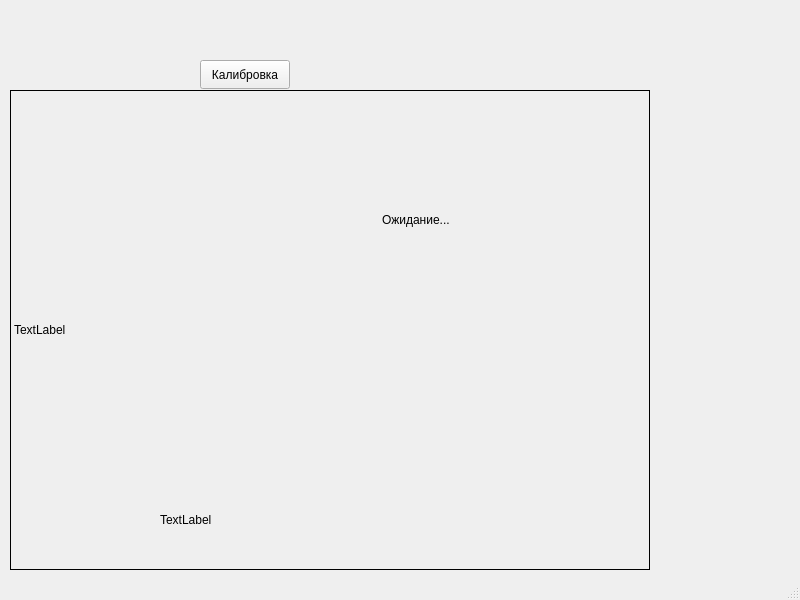
<?xml version="1.0" encoding="UTF-8"?>
<ui version="4.0">
 <class>MainWindow</class>
 <widget class="QMainWindow" name="MainWindow">
  <property name="geometry">
   <rect>
    <x>0</x>
    <y>0</y>
    <width>800</width>
    <height>600</height>
   </rect>
  </property>
  <property name="windowTitle">
   <string>MainWindow</string>
  </property>
  <widget class="QWidget" name="centralwidget">
   <widget class="QLabel" name="cameraLabel">
    <property name="geometry">
     <rect>
      <x>160</x>
      <y>280</y>
      <width>640</width>
      <height>480</height>
     </rect>
    </property>
    <property name="minimumSize">
     <size>
      <width>640</width>
      <height>480</height>
     </size>
    </property>
    <property name="text">
     <string>TextLabel</string>
    </property>
   </widget>
   <widget class="QPushButton" name="btnCalibrate">
    <property name="geometry">
     <rect>
      <x>200</x>
      <y>60</y>
      <width>90</width>
      <height>29</height>
     </rect>
    </property>
    <property name="text">
     <string>Калибровка</string>
    </property>
   </widget>
   <widget class="QLabel" name="statusLabel">
    <property name="geometry">
     <rect>
      <x>382</x>
      <y>210</y>
      <width>121</width>
      <height>20</height>
     </rect>
    </property>
    <property name="text">
     <string>Ожидание...</string>
    </property>
   </widget>
   <widget class="QLabel" name="labelVideo">
    <property name="geometry">
     <rect>
      <x>10</x>
      <y>90</y>
      <width>640</width>
      <height>480</height>
     </rect>
    </property>
    <property name="minimumSize">
     <size>
      <width>640</width>
      <height>480</height>
     </size>
    </property>
    <property name="frameShape">
     <enum>QFrame::Shape::Box</enum>
    </property>
    <property name="text">
     <string>TextLabel</string>
    </property>
   </widget>
  </widget>
  <widget class="QMenuBar" name="menubar">
   <property name="geometry">
    <rect>
     <x>0</x>
     <y>0</y>
     <width>800</width>
     <height>25</height>
    </rect>
   </property>
  </widget>
  <widget class="QStatusBar" name="statusbar"/>
 </widget>
 <resources/>
 <connections/>
</ui>
